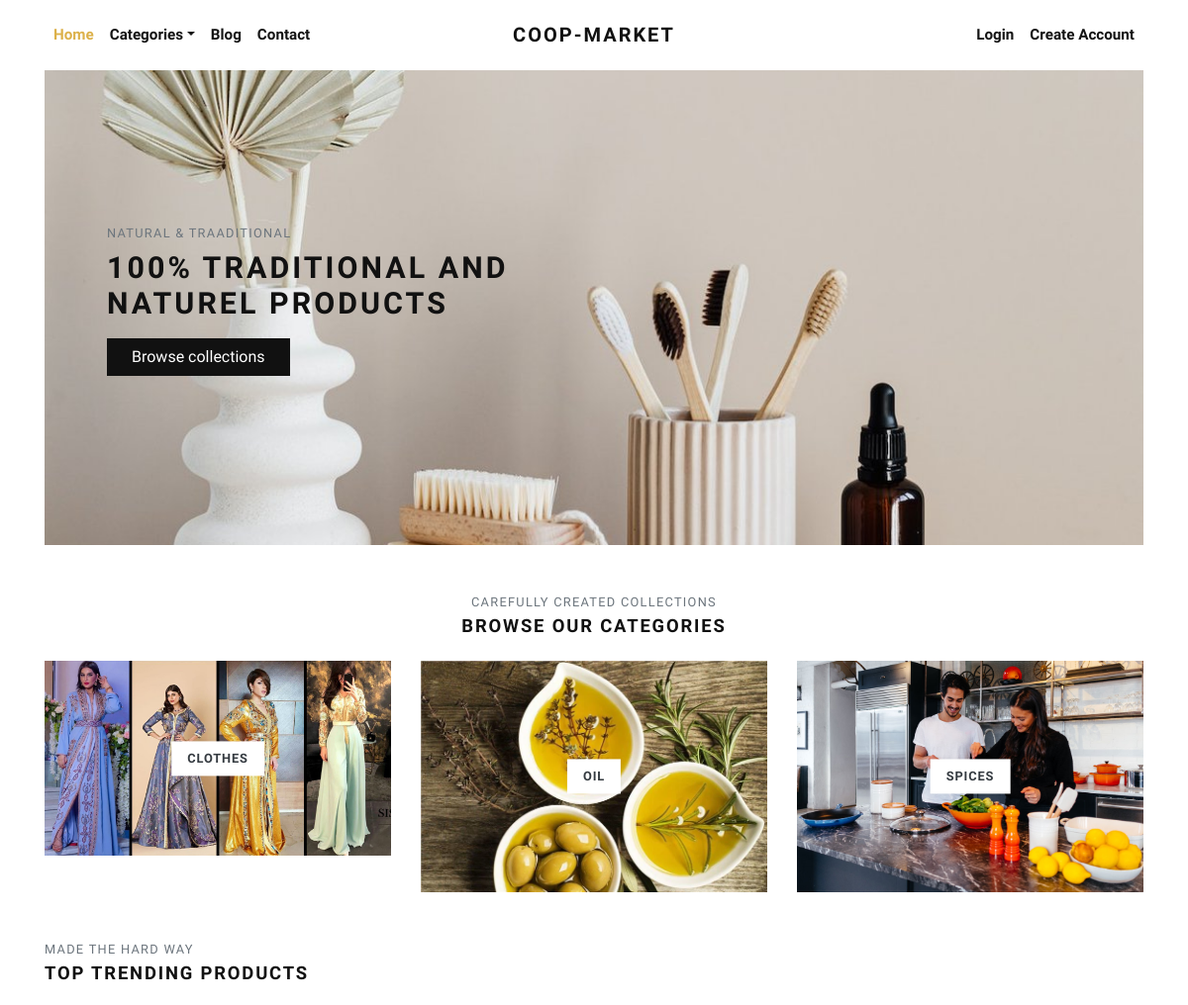
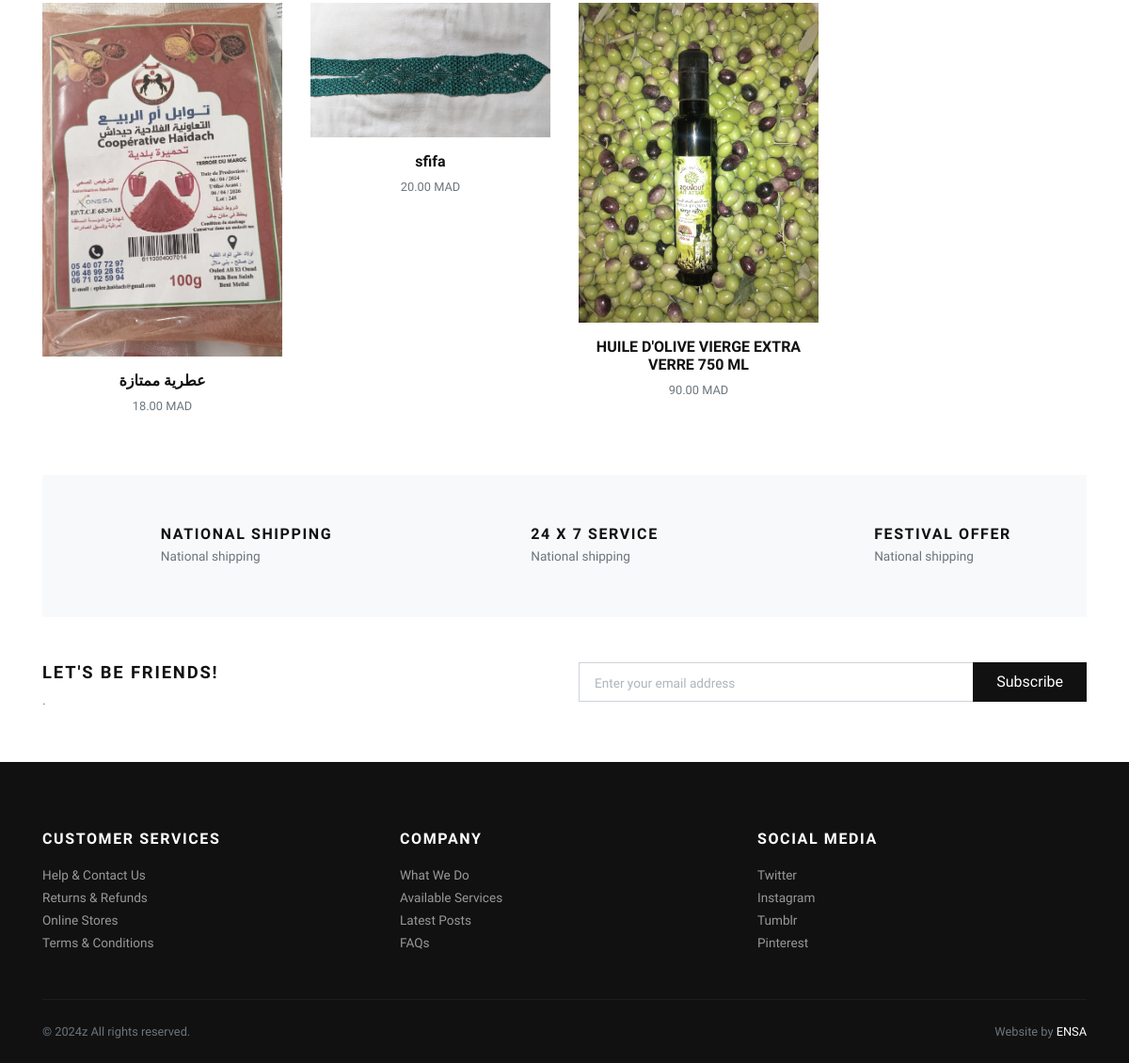
The page / on the database its author committed (2 pictures, top to bottom).
### store/models.py (models this page shows, shortened)
class Category(models.Model):
    title = models.CharField(max_length=50, verbose_name="Category Title")
    slug = models.SlugField(max_length=55, verbose_name="Category Slug")
    description = models.TextField(blank=True, verbose_name="Category Description")
    category_image = models.ImageField(upload_to='category', blank=True, null=True, verbose_name="Category Image")
    is_active = models.BooleanField(verbose_name="Is Active?")
    is_featured = models.BooleanField(verbose_name="Is Featured?")
    created_at = models.DateTimeField(auto_now_add=True, verbose_name="Created Date")
    updated_at = models.DateTimeField(auto_now=True, verbose_name="Updated Date")
    class Meta:
        verbose_name_plural = 'Categories'
        ordering = ('-created_at', )

class Product(models.Model):
    title = models.CharField(max_length=150, verbose_name="Product Title")
    slug = models.SlugField(max_length=160, verbose_name="Product Slug")
    sku = models.CharField(max_length=255, unique=True, verbose_name="Unique Product ID (SKU)")
    short_description = models.TextField(verbose_name="Short Description")
    detail_description = models.TextField(blank=True, null=True, verbose_name="Detail Description")
    product_image = models.ImageField(upload_to='product', blank=True, null=True, verbose_name="Product Image")
    price = models.DecimalField(max_digits=8, decimal_places=2)
    category = models.ForeignKey(Category, verbose_name="Product Categoy", on_delete=models.CASCADE)
    is_active = models.BooleanField(verbose_name="Is Active?")
    is_featured = models.BooleanField(verbose_name="Is Featured?")
    created_at = models.DateTimeField(auto_now_add=True, verbose_name="Created Date")
    updated_at = models.DateTimeField(auto_now=True, verbose_name="Updated Date")
    class Meta:
        verbose_name_plural = 'Products'
        ordering = ('-created_at', )

### store/views.py (the view)
# urls.py: path('', views.home, name="home"),
def home(request):
    categories = Category.objects.filter(is_active=True, is_featured=True)[:3]
    products = Product.objects.filter(is_active=True, is_featured=True)[:8]
    context = {
        'categories': categories,
        'products': products,
    }
    return render(request, 'store/index.html', context)

### templates/store/index.html (shortened to what this page needs)
{% extends 'base.html' %}
{% load static %}
      {% block content %}
      <div class="container">
        <section class="hero pb-3 bg-cover bg-center d-flex align-items-center" style="background: url({% static 'img/bg_2.jpg' %})">
          <div class="container py-5">
            <div class="row px-4 px-lg-5">
              <div class="col-lg-6">
                <p class="text-muted small text-uppercase mb-2">Natural & Traaditional</p>
                <h1 class="h2 text-uppercase mb-3">100% Traditional And Naturel Products</h1><a class="btn btn-dark" href="{% url 'store:all-categories' %}">Browse collections</a>
              </div>
            </div>
          </div>
        </section>
        <section class="pt-5">
          <header class="text-center">
            <p class="small text-muted small text-uppercase mb-1">Carefully created collections</p>
            <h2 class="h5 text-uppercase mb-4">Browse our categories</h2>
          </header>
          <div class="row">
          {% if categories %}
            {% for category in categories %}
              <div class="col-md-4 mb-4 mb-md-0">
                <a class="category-item" href="{% url 'store:category-products' category.slug %}">
                  <strong class="category-item-title">{{ category.title }}</strong>
                </a>
              </div>
            {% endfor %}
          {% endif %}
          </div>
        </section>
        <section class="py-5">
          <header>
            <p class="small text-muted small text-uppercase mb-1">Made the hard way</p>
            <h2 class="h5 text-uppercase mb-4">Top trending products</h2>
          </header>
          <div class="row">
            {% if products %}
              {% for product in products %}
                <div class="col-xl-3 col-lg-4 col-sm-6">
                  <div class="product text-center">
                    <div class="position-relative mb-3">
                      <a class="d-block" href="{% url 'store:product-detail' product.slug %}">
                        {% if product.product_image %}
                          <img class="img-fluid w-100" src="{{ product.product_image.url }}" alt="{{product.title}}">
                        {% else %}
                          <img class="img-fluid w-100" src="{% static 'img/product-1.jpg' %}" alt="{{product.title}}">
                        {% endif %}
                      </a>
                    </div>
                    <h6> <a class="reset-anchor" href="detail.html">{{ product.title }}</a></h6>
                    <p class="small text-muted">{{product.price}} MAD</p>
                  </div>
                </div>
              {% endfor %}
            {% endif %}
          </div>
        </section>
        <section class="py-5 bg-light">
          <div class="container">
            <div class="row text-center">
              <div class="col-lg-4 mb-3 mb-lg-0">
                <div class="d-inline-block">
                  <div class="media align-items-end">
                    <svg class="svg-icon svg-icon-big svg-icon-light">
                      <use xlink:href="#delivery-time-1"> </use>
                    </svg>
                    <div class="media-body text-left ml-3">
                      <h6 class="text-uppercase mb-1">National shipping</h6>
                      <p class="text-small mb-0 text-muted">National shipping</p>
                    </div>
                  </div>
                </div>
              </div>
              <div class="col-lg-4 mb-3 mb-lg-0">
                <div class="d-inline-block">
                  <div class="media align-items-end">
                    <svg class="svg-icon svg-icon-big svg-icon-light">
                      <use xlink:href="#helpline-24h-1"> </use>
                    </svg>
                    <div class="media-body text-left ml-3">
                      <h6 class="text-uppercase mb-1">24 x 7 service</h6>
                      <p class="text-small mb-0 text-muted">National shipping</p>
                    </div>
                  </div>
                </div>
              </div>
              <div class="col-lg-4">
                <div class="d-inline-block">
                  <div class="media align-items-end">
                    <svg class="svg-icon svg-icon-big svg-icon-light">
                      <use xlink:href="#label-tag-1"> </use>
                    </svg>
                    <div class="media-body text-left ml-3">
                      <h6 class="text-uppercase mb-1">Festival offer</h6>
                      <p class="text-small mb-0 text-muted">National shipping </p>
                    </div>
                  </div>
                </div>
              </div>
            </div>
          </div>
        </section>
        <section class="py-5">
          <div class="container p-0">
            <div class="row">
              <div class="col-lg-6 mb-3 mb-lg-0">
                <h5 class="text-uppercase">Let's be friends!</h5>
                <p class="text-small text-muted mb-0">.</p>
              </div>
              <div class="col-lg-6">
                <form action="#">
                  <div class="input-group flex-column flex-sm-row mb-3">
                    <input class="form-control form-control-lg py-3" type="email" placeholder="Enter your email address" aria-describedby="button-addon2">
                    <div class="input-group-append">
                      <button class="btn btn-dark btn-block" id="button-addon2" type="submit">Subscribe</button>
                    </div>
                  </div>
                </form>
              </div>
            </div>
          </div>
        </section>
      </div>
      {% endblock content %}

### templates/base.html (shortened to what this page needs)
{% load static %}
<!DOCTYPE html>
<html>
  <head>
    <link rel="stylesheet" href="{% static 'vendor/bootstrap/css/bootstrap.min.css' %}">
    <link rel="stylesheet" href="{% static 'vendor/lightbox2/css/lightbox.min.css' %}">
    <link rel="stylesheet" href="{% static 'vendor/nouislider/nouislider.min.css' %}">
    <link rel="stylesheet" href="{% static 'vendor/bootstrap-select/css/bootstrap-select.min.css' %}">
    <link rel="stylesheet" href="{% static 'vendor/owl.carousel2/assets/owl.carousel.min.css' %}">
    <link rel="stylesheet" href="{% static 'vendor/owl.carousel2/assets/owl.theme.default.css' %}">
    <link rel="stylesheet" href="{% static 'css/style.default.css' %}" id="theme-stylesheet">
    <link rel="stylesheet" href="{% static 'css/custom.css' %}">
  </head>
  <body>
    <div class="page-holder">
      {% include 'navbar.html' %}
      {% block content %}
      {% endblock content %}
      {% include 'footer.html' %}
      {% include 'scripts.html' %}

### templates/navbar.html (shortened to what this page needs)
{% load static %}
      <header class="header bg-white">
        <div class="container px-0 px-lg-3">
          <nav class="navbar navbar-expand-lg navbar-light py-3 px-lg-0"><a class="navbar-brand" href="{% url 'store:home' %}"><span class="font-weight-bold text-uppercase text-dark">COOP-MARKET</span></a>
            <div class="collapse navbar-collapse" id="navbarSupportedContent">
              <ul class="navbar-nav mr-auto">
                <li class="nav-item">
                  <a class="nav-link active" href="{% url 'store:home' %}">Home</a>
                </li>
                <li class="nav-item dropdown"><a class="nav-link dropdown-toggle" id="pagesDropdown" href="#" data-toggle="dropdown" aria-haspopup="true" aria-expanded="false">Categories</a>
                </li>
                <li class="nav-item">
                  <a class="nav-link" href="{% url 'store:home' %}">Blog</a>
                </li>
                <li class="nav-item">
                  <a class="nav-link" href="{% url 'store:home' %}">Contact</a>
                </li>
              </ul>
              <ul class="navbar-nav ml-auto">
                {% if request.user.is_authenticated %}
                  <li class="nav-item"><a class="nav-link" href="{% url 'store:cart' %}"> <i class="fas fa-dolly-flatbed mr-1 text-gray"></i>Cart<small class="text-gray">({{cart_items.count}})</small></a></li>
                  <li class="nav-item"><a class="nav-link" href="#"> <i class="far fa-heart mr-1"></i><small class="text-gray"> (0)</small></a></li>
                  {% comment %} <li class="nav-item"><a class="nav-link" href="#"> <i class="fas fa-user-alt mr-1 text-gray"></i>My Account</a></li> {% endcomment %}
                  <li class="nav-item dropdown"><a class="nav-link dropdown-toggle" id="pagesDropdown" href="#" data-toggle="dropdown" aria-haspopup="true" aria-expanded="false"><i class="fas fa-user-alt mr-1 text-gray"></i>My Account</a></a>
                  <div class="dropdown-menu mt-3" aria-labelledby="pagesDropdown">
                      <a class="dropdown-item border-0 transition-link" href="{% url 'store:profile' %}">Profile</a>
                      <a class="dropdown-item border-0 transition-link" href="{% url 'store:cart' %}">Cart</a>
                      <a class="dropdown-item border-0 transition-link" href="{% url 'store:orders' %}">Orders</a>
                      <a class="dropdown-item border-0 transition-link" href="{% url 'store:password-change' %}">Change Password</a>
                    <hr>
                    <a class="dropdown-item border-0 transition-link" href="{% url 'store:logout' %}">Log Out</a>
                </li>
                {% else %}
                  <li class="nav-item"><a class="nav-link" href="{% url 'store:login' %}">Login</a></li>
                  <li class="nav-item"><a class="nav-link" href="{% url 'store:register' %}">Create Account</a></li>
                {% endif %}
              </ul>
            </div>
          </nav>
        </div>
      </header>

### templates/footer.html
<footer class="bg-dark text-white">
        <div class="container py-4">
          <div class="row py-5">
            <div class="col-md-4 mb-3 mb-md-0">
              <h6 class="text-uppercase mb-3">Customer services</h6>
              <ul class="list-unstyled mb-0">
                <li><a class="footer-link" href="#">Help &amp; Contact Us</a></li>
                <li><a class="footer-link" href="#">Returns &amp; Refunds</a></li>
                <li><a class="footer-link" href="#">Online Stores</a></li>
                <li><a class="footer-link" href="#">Terms &amp; Conditions</a></li>
              </ul>
            </div>
            <div class="col-md-4 mb-3 mb-md-0">
              <h6 class="text-uppercase mb-3">Company</h6>
              <ul class="list-unstyled mb-0">
                <li><a class="footer-link" href="#">What We Do</a></li>
                <li><a class="footer-link" href="#">Available Services</a></li>
                <li><a class="footer-link" href="#">Latest Posts</a></li>
                <li><a class="footer-link" href="#">FAQs</a></li>
              </ul>
            </div>
            <div class="col-md-4">
              <h6 class="text-uppercase mb-3">Social media</h6>
              <ul class="list-unstyled mb-0">
                <li><a class="footer-link" href="#">Twitter</a></li>
                <li><a class="footer-link" href="#">Instagram</a></li>
                <li><a class="footer-link" href="#">Tumblr</a></li>
                <li><a class="footer-link" href="#">Pinterest</a></li>
              </ul>
            </div>
          </div>
          <div class="border-top pt-4" style="border-color: #1d1d1d !important">
            <div class="row">
              <div class="col-lg-6">
                <p class="small text-muted mb-0">&copy; 2024z All rights reserved.</p>
              </div>
              <div class="col-lg-6 text-lg-right">
                <p class="small text-muted mb-0">Website by <a class="text-white reset-anchor" href="" target="_blank">ENSA</a></p>
              </div>
            </div>
          </div>
        </div>
      </footer>

### templates/scripts.html (shortened to what this page needs)
{% load static %}
      <link rel="stylesheet" href="https://use.fontawesome.com/releases/v5.7.1/css/all.css">
    </div>
  </body>
</html>

### rows shown on the page
Category: title "CLOTHES"
Category: title "OIL"
Category: title "SPICES"
Product: product_image (picture), title "عطرية ممتازة", price "18.00"
Product: product_image (picture), title "sfifa", price "20.00"
Product: product_image (picture), title "HUILE D'OLIVE VIERGE EXTRA VERRE 750 ML", price "90.00"
